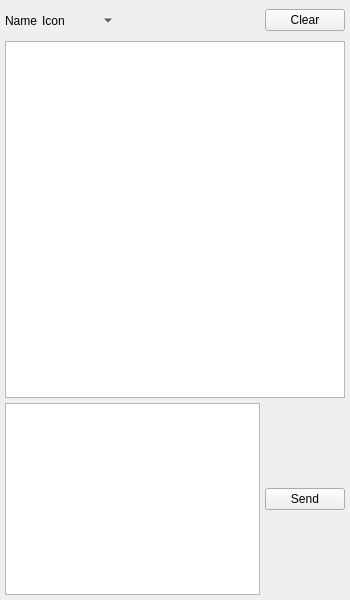
<?xml version="1.0" encoding="UTF-8"?>
<ui version="4.0">
 <class>chatwindow</class>
 <widget class="QMainWindow" name="chatwindow">
  <property name="geometry">
   <rect>
    <x>0</x>
    <y>0</y>
    <width>350</width>
    <height>600</height>
   </rect>
  </property>
  <property name="windowIcon">
   <iconset resource="../Icons/icons.qrc">
    <normaloff>:/Logo/goldbug.png</normaloff>:/Logo/goldbug.png</iconset>
  </property>
  <widget class="QWidget" name="centralwidget">
   <layout class="QVBoxLayout" name="verticalLayout">
    <property name="spacing">
     <number>5</number>
    </property>
    <property name="margin">
     <number>5</number>
    </property>
    <item>
     <layout class="QHBoxLayout" name="horizontalLayout_27">
      <property name="spacing">
       <number>5</number>
      </property>
      <item>
       <widget class="QLabel" name="name">
        <property name="text">
         <string>Name</string>
        </property>
       </widget>
      </item>
      <item>
       <widget class="QLabel" name="icon">
        <property name="text">
         <string>Icon</string>
        </property>
       </widget>
      </item>
      <item>
       <widget class="QToolButton" name="smp">
        <property name="text">
         <string/>
        </property>
        <property name="icon">
         <iconset resource="../Icons/icons.qrc">
          <normaloff>:/generic/smp-locked.png</normaloff>:/generic/smp-locked.png</iconset>
        </property>
        <property name="iconSize">
         <size>
          <width>24</width>
          <height>24</height>
         </size>
        </property>
        <property name="popupMode">
         <enum>QToolButton::MenuButtonPopup</enum>
        </property>
        <property name="autoRaise">
         <bool>true</bool>
        </property>
       </widget>
      </item>
      <item>
       <spacer name="horizontalSpacer_23">
        <property name="orientation">
         <enum>Qt::Horizontal</enum>
        </property>
        <property name="sizeHint" stdset="0">
         <size>
          <width>40</width>
          <height>20</height>
         </size>
        </property>
       </spacer>
      </item>
      <item>
       <widget class="QPushButton" name="clearMessages">
        <property name="text">
         <string>Clear</string>
        </property>
       </widget>
      </item>
     </layout>
    </item>
    <item>
     <widget class="QTextBrowser" name="messages">
      <property name="tabChangesFocus">
       <bool>true</bool>
      </property>
      <property name="textInteractionFlags">
       <set>Qt::LinksAccessibleByMouse|Qt::TextSelectableByKeyboard|Qt::TextSelectableByMouse</set>
      </property>
      <property name="openLinks">
       <bool>false</bool>
      </property>
     </widget>
    </item>
    <item>
     <layout class="QHBoxLayout" name="horizontalLayout">
      <property name="spacing">
       <number>5</number>
      </property>
      <item>
       <widget class="spoton_textedit" name="message">
        <property name="sizePolicy">
         <sizepolicy hsizetype="Expanding" vsizetype="Fixed">
          <horstretch>0</horstretch>
          <verstretch>0</verstretch>
         </sizepolicy>
        </property>
        <property name="tabChangesFocus">
         <bool>true</bool>
        </property>
        <property name="acceptRichText">
         <bool>false</bool>
        </property>
       </widget>
      </item>
      <item>
       <widget class="QPushButton" name="sendMessage">
        <property name="toolTip">
         <string>&lt;html&gt;&lt;head/&gt;&lt;body&gt;&lt;table border=&quot;0&quot; style=&quot; margin-top:0px; margin-bottom:0px; margin-left:0px; margin-right:0px;&quot; width=&quot;754&quot; cellspacing=&quot;2&quot; cellpadding=&quot;0&quot;&gt;&lt;tr&gt;&lt;td colspan=&quot;3&quot; bgcolor=&quot;#ffffca&quot;&gt;&lt;p align=&quot;center&quot;&gt;&lt;span style=&quot; font-size:18pt; font-weight:600;&quot;&gt;List of Emoticons&lt;/span&gt;&lt;/p&gt;&lt;/td&gt;&lt;td width=&quot;20&quot; rowspan=&quot;10&quot; bgcolor=&quot;#66cc99&quot;/&gt;&lt;td width=&quot;120&quot; bgcolor=&quot;#ffffca&quot;&gt;&lt;p align=&quot;center&quot;&gt;&lt;span style=&quot; font-size:18pt;&quot;&gt;:-)(-:&lt;/span&gt;&lt;/p&gt;&lt;/td&gt;&lt;td width=&quot;110&quot; bgcolor=&quot;#ffffca&quot;&gt;&lt;p&gt;&lt;span style=&quot; font-size:18pt;&quot;&gt;kiss&lt;/span&gt;&lt;/p&gt;&lt;/td&gt;&lt;td width=&quot;70&quot; bgcolor=&quot;#ffffca&quot;&gt;&lt;p align=&quot;center&quot;&gt;&lt;img src=&quot;:/emoticons/kiss.png&quot;/&gt;&lt;/p&gt;&lt;/td&gt;&lt;/tr&gt;&lt;tr&gt;&lt;td width=&quot;120&quot; bgcolor=&quot;#ffffca&quot;&gt;&lt;p align=&quot;center&quot;&gt;&lt;span style=&quot; font-size:18pt;&quot;&gt;O:-)&lt;/span&gt;&lt;/p&gt;&lt;/td&gt;&lt;td width=&quot;110&quot; bgcolor=&quot;#ffffca&quot;&gt;&lt;p&gt;&lt;span style=&quot; font-size:18pt;&quot;&gt;angel&lt;/span&gt;&lt;/p&gt;&lt;/td&gt;&lt;td width=&quot;70&quot; bgcolor=&quot;#ffffca&quot;&gt;&lt;p align=&quot;center&quot;&gt;&lt;img src=&quot;:/emoticons/angel.png&quot;/&gt;&lt;/p&gt;&lt;/td&gt;&lt;td bgcolor=&quot;#ffffca&quot;&gt;&lt;p align=&quot;center&quot;&gt;&lt;span style=&quot; font-size:18pt;&quot;&gt;:|&lt;/span&gt;&lt;/p&gt;&lt;/td&gt;&lt;td bgcolor=&quot;#ffffca&quot;&gt;&lt;p&gt;&lt;span style=&quot; font-size:18pt;&quot;&gt;neutral&lt;/span&gt;&lt;/p&gt;&lt;/td&gt;&lt;td bgcolor=&quot;#ffffca&quot;&gt;&lt;p align=&quot;center&quot;&gt;&lt;img src=&quot;:/emoticons/neutral.png&quot;/&gt;&lt;/p&gt;&lt;/td&gt;&lt;/tr&gt;&lt;tr&gt;&lt;td bgcolor=&quot;#ffffca&quot;&gt;&lt;p align=&quot;center&quot;&gt;&lt;span style=&quot; font-size:18pt; background-color:#ffffca;&quot;&gt;:-||&lt;/span&gt;&lt;/p&gt;&lt;/td&gt;&lt;td bgcolor=&quot;#ffffca&quot;&gt;&lt;p&gt;&lt;span style=&quot; font-size:18pt;&quot;&gt;angry&lt;/span&gt;&lt;/p&gt;&lt;/td&gt;&lt;td bgcolor=&quot;#ffffca&quot;&gt;&lt;p align=&quot;center&quot;&gt;&lt;img src=&quot;:/emoticons/angry.png&quot;/&gt;&lt;/p&gt;&lt;/td&gt;&lt;td bgcolor=&quot;#ffffca&quot;&gt;&lt;p align=&quot;center&quot;&gt;&lt;span style=&quot; font-size:18pt;&quot;&gt;(t)&lt;/span&gt;&lt;/p&gt;&lt;/td&gt;&lt;td bgcolor=&quot;#ffffca&quot;&gt;&lt;p&gt;&lt;span style=&quot; font-size:18pt;&quot;&gt;phone&lt;/span&gt;&lt;/p&gt;&lt;/td&gt;&lt;td bgcolor=&quot;#ffffca&quot;&gt;&lt;p align=&quot;center&quot;&gt;&lt;img src=&quot;:/emoticons/phone.png&quot;/&gt;&lt;/p&gt;&lt;/td&gt;&lt;/tr&gt;&lt;tr&gt;&lt;td bgcolor=&quot;#ffffca&quot;&gt;&lt;p align=&quot;center&quot;&gt;&lt;span style=&quot; font-size:18pt;&quot;&gt;:-/ &lt;/span&gt;&lt;/p&gt;&lt;/td&gt;&lt;td bgcolor=&quot;#ffffca&quot;&gt;&lt;p&gt;&lt;span style=&quot; font-size:18pt;&quot;&gt;confused&lt;/span&gt;&lt;/p&gt;&lt;/td&gt;&lt;td bgcolor=&quot;#ffffca&quot;&gt;&lt;p align=&quot;center&quot;&gt;&lt;img src=&quot;:/emoticons/confused.png&quot;/&gt;&lt;/p&gt;&lt;/td&gt;&lt;td bgcolor=&quot;#ffffca&quot;&gt;&lt;p align=&quot;center&quot;&gt;&lt;span style=&quot; font-size:18pt;&quot;&gt;@&amp;gt;--&amp;gt;--&lt;/span&gt;&lt;/p&gt;&lt;/td&gt;&lt;td bgcolor=&quot;#ffffca&quot;&gt;&lt;p&gt;&lt;span style=&quot; font-size:18pt;&quot;&gt;rose&lt;/span&gt;&lt;/p&gt;&lt;/td&gt;&lt;td bgcolor=&quot;#ffffca&quot;&gt;&lt;p align=&quot;center&quot;&gt;&lt;img src=&quot;:/emoticons/rose.png&quot;/&gt;&lt;/p&gt;&lt;/td&gt;&lt;/tr&gt;&lt;tr&gt;&lt;td bgcolor=&quot;#ffffca&quot;&gt;&lt;p align=&quot;center&quot;&gt;&lt;span style=&quot; font-size:18pt;&quot;&gt;8-)&lt;/span&gt;&lt;/p&gt;&lt;/td&gt;&lt;td bgcolor=&quot;#ffffca&quot;&gt;&lt;p&gt;&lt;span style=&quot; font-size:18pt;&quot;&gt;cool&lt;/span&gt;&lt;/p&gt;&lt;/td&gt;&lt;td bgcolor=&quot;#ffffca&quot;&gt;&lt;p align=&quot;center&quot;&gt;&lt;img src=&quot;:/emoticons/glasses-cool.png&quot;/&gt;&lt;/p&gt;&lt;/td&gt;&lt;td bgcolor=&quot;#ffffca&quot;&gt;&lt;p align=&quot;center&quot;&gt;&lt;span style=&quot; font-size:18pt;&quot;&gt;:-(&lt;/span&gt;&lt;/p&gt;&lt;/td&gt;&lt;td bgcolor=&quot;#ffffca&quot;&gt;&lt;p&gt;&lt;span style=&quot; font-size:18pt;&quot;&gt;sad&lt;/span&gt;&lt;/p&gt;&lt;/td&gt;&lt;td bgcolor=&quot;#ffffca&quot;&gt;&lt;p align=&quot;center&quot;&gt;&lt;img src=&quot;:/emoticons/sad.png&quot;/&gt;&lt;/p&gt;&lt;/td&gt;&lt;/tr&gt;&lt;tr&gt;&lt;td bgcolor=&quot;#ffffca&quot;&gt;&lt;p align=&quot;center&quot;&gt;&lt;span style=&quot; font-size:18pt;&quot;&gt;:'(&lt;/span&gt;&lt;/p&gt;&lt;/td&gt;&lt;td bgcolor=&quot;#ffffca&quot;&gt;&lt;p&gt;&lt;span style=&quot; font-size:18pt;&quot;&gt;crying&lt;/span&gt;&lt;/p&gt;&lt;/td&gt;&lt;td bgcolor=&quot;#ffffca&quot;&gt;&lt;p align=&quot;center&quot;&gt;&lt;img src=&quot;:/emoticons/crying.png&quot;/&gt;&lt;/p&gt;&lt;/td&gt;&lt;td bgcolor=&quot;#ffffca&quot;&gt;&lt;p align=&quot;center&quot;&gt;&lt;span style=&quot; font-size:18pt;&quot;&gt;:-O&lt;/span&gt;&lt;/p&gt;&lt;/td&gt;&lt;td bgcolor=&quot;#ffffca&quot;&gt;&lt;p&gt;&lt;span style=&quot; font-size:18pt;&quot;&gt;shocked&lt;/span&gt;&lt;/p&gt;&lt;/td&gt;&lt;td bgcolor=&quot;#ffffca&quot;&gt;&lt;p align=&quot;center&quot;&gt;&lt;img src=&quot;:/emoticons/shocked.png&quot;/&gt;&lt;/p&gt;&lt;/td&gt;&lt;/tr&gt;&lt;tr&gt;&lt;td bgcolor=&quot;#ffffca&quot;&gt;&lt;p align=&quot;center&quot;&gt;&lt;span style=&quot; font-size:18pt;&quot;&gt;o-)&lt;/span&gt;&lt;/p&gt;&lt;/td&gt;&lt;td bgcolor=&quot;#ffffca&quot;&gt;&lt;p&gt;&lt;span style=&quot; font-size:18pt;&quot;&gt;cyclops&lt;/span&gt;&lt;/p&gt;&lt;/td&gt;&lt;td bgcolor=&quot;#ffffca&quot;&gt;&lt;p align=&quot;center&quot;&gt;&lt;img src=&quot;:/emoticons/cyclops.png&quot;/&gt;&lt;/p&gt;&lt;/td&gt;&lt;td bgcolor=&quot;#ffffca&quot;&gt;&lt;p align=&quot;center&quot;&gt;&lt;span style=&quot; font-size:18pt;&quot;&gt;C:-)&lt;/span&gt;&lt;/p&gt;&lt;/td&gt;&lt;td bgcolor=&quot;#ffffca&quot;&gt;&lt;p&gt;&lt;span style=&quot; font-size:18pt;&quot;&gt;skywalker&lt;/span&gt;&lt;/p&gt;&lt;/td&gt;&lt;td bgcolor=&quot;#ffffca&quot;&gt;&lt;p align=&quot;center&quot;&gt;&lt;img src=&quot;:/emoticons/skywalker.png&quot;/&gt;&lt;/p&gt;&lt;/td&gt;&lt;/tr&gt;&lt;tr&gt;&lt;td bgcolor=&quot;#ffffca&quot;&gt;&lt;p align=&quot;center&quot;&gt;&lt;span style=&quot; font-size:18pt;&quot;&gt;}:)&lt;/span&gt;&lt;/p&gt;&lt;/td&gt;&lt;td bgcolor=&quot;#ffffca&quot;&gt;&lt;p&gt;&lt;span style=&quot; font-size:18pt;&quot;&gt;devil&lt;/span&gt;&lt;/p&gt;&lt;/td&gt;&lt;td bgcolor=&quot;#ffffca&quot;&gt;&lt;p align=&quot;center&quot;&gt;&lt;img src=&quot;:/emoticons/devil.png&quot;/&gt;&lt;/p&gt;&lt;/td&gt;&lt;td bgcolor=&quot;#ffffca&quot;&gt;&lt;p align=&quot;center&quot;&gt;&lt;span style=&quot; font-size:18pt;&quot;&gt;:-)&lt;/span&gt;&lt;/p&gt;&lt;/td&gt;&lt;td bgcolor=&quot;#ffffca&quot;&gt;&lt;p&gt;&lt;span style=&quot; font-size:18pt;&quot;&gt;smile&lt;/span&gt;&lt;/p&gt;&lt;/td&gt;&lt;td bgcolor=&quot;#ffffca&quot;&gt;&lt;p align=&quot;center&quot;&gt;&lt;img src=&quot;:/emoticons/smile.png&quot;/&gt;&lt;/p&gt;&lt;/td&gt;&lt;/tr&gt;&lt;tr&gt;&lt;td bgcolor=&quot;#ffffca&quot;&gt;&lt;p align=&quot;center&quot;&gt;&lt;span style=&quot; font-size:18pt;&quot;&gt;:-D&lt;/span&gt;&lt;/p&gt;&lt;/td&gt;&lt;td bgcolor=&quot;#ffffca&quot;&gt;&lt;p&gt;&lt;span style=&quot; font-size:18pt;&quot;&gt;laugh&lt;/span&gt;&lt;/p&gt;&lt;/td&gt;&lt;td bgcolor=&quot;#ffffca&quot;&gt;&lt;p align=&quot;center&quot;&gt;&lt;img src=&quot;:/emoticons/laugh.png&quot;/&gt;&lt;/p&gt;&lt;/td&gt;&lt;td bgcolor=&quot;#ffffca&quot;&gt;&lt;p align=&quot;center&quot;&gt;&lt;span style=&quot; font-size:18pt;&quot;&gt;:-P&lt;/span&gt;&lt;/p&gt;&lt;/td&gt;&lt;td bgcolor=&quot;#ffffca&quot;&gt;&lt;p&gt;&lt;span style=&quot; font-size:18pt;&quot;&gt;tongue&lt;/span&gt;&lt;/p&gt;&lt;/td&gt;&lt;td bgcolor=&quot;#ffffca&quot;&gt;&lt;p align=&quot;center&quot;&gt;&lt;img src=&quot;:/emoticons/tongue.png&quot;/&gt;&lt;/p&gt;&lt;/td&gt;&lt;/tr&gt;&lt;tr&gt;&lt;td bgcolor=&quot;#ffffca&quot;&gt;&lt;p align=&quot;center&quot;&gt;&lt;span style=&quot; font-size:18pt;&quot;&gt;:-))&lt;/span&gt;&lt;/p&gt;&lt;/td&gt;&lt;td bgcolor=&quot;#ffffca&quot;&gt;&lt;p&gt;&lt;span style=&quot; font-size:18pt;&quot;&gt;happy&lt;/span&gt;&lt;/p&gt;&lt;/td&gt;&lt;td bgcolor=&quot;#ffffca&quot;&gt;&lt;p align=&quot;center&quot;&gt;&lt;img src=&quot;:/emoticons/happy.png&quot;/&gt;&lt;/p&gt;&lt;/td&gt;&lt;td bgcolor=&quot;#ffffca&quot;&gt;&lt;p align=&quot;center&quot;&gt;&lt;span style=&quot; font-size:18pt;&quot;&gt;;)&lt;/span&gt;&lt;/p&gt;&lt;/td&gt;&lt;td bgcolor=&quot;#ffffca&quot;&gt;&lt;p&gt;&lt;span style=&quot; font-size:18pt;&quot;&gt;wink&lt;/span&gt;&lt;/p&gt;&lt;/td&gt;&lt;td bgcolor=&quot;#ffffca&quot;&gt;&lt;p align=&quot;center&quot;&gt;&lt;img src=&quot;:/emoticons/wink.png&quot;/&gt;&lt;/p&gt;&lt;/td&gt;&lt;/tr&gt;&lt;/table&gt;&lt;/body&gt;&lt;/html&gt;</string>
        </property>
        <property name="text">
         <string>Send</string>
        </property>
       </widget>
      </item>
     </layout>
    </item>
   </layout>
  </widget>
 </widget>
 <customwidgets>
  <customwidget>
   <class>spoton_textedit</class>
   <extends>QTextEdit</extends>
   <header>GUI/spot-on-textedit.h</header>
  </customwidget>
 </customwidgets>
 <tabstops>
  <tabstop>smp</tabstop>
  <tabstop>clearMessages</tabstop>
  <tabstop>messages</tabstop>
  <tabstop>message</tabstop>
  <tabstop>sendMessage</tabstop>
 </tabstops>
 <resources>
  <include location="../Icons/icons.qrc"/>
 </resources>
 <connections/>
</ui>
